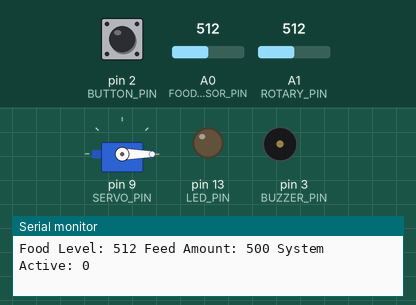
Recording of a sketch running on a simulated Arduino Uno, built with avr-gcc and run on an emulated ATmega328P. Shown: servo, output pins drawn as LEDs (lit = HIGH), buzzer (waves = sounding, pin HIGH), the last lines printed to the serial monitor. The inputs (shaded band) are chosen by the test bench; at power-on: pin 2 (BUTTON_PIN) HIGH, A0 (FOOD_SENSOR_PIN) = 512, A1 (ROTARY_PIN) = 512.

Above: at 1.8 s.
1.9 s: pin 2 (BUTTON_PIN) pulled LOW for 3.2 s
At 2.4 s:
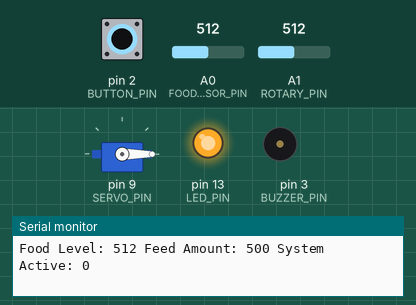
6.6 s: pin 2 (BUTTON_PIN) pulled LOW for 1.2 s
At 7.9 s:
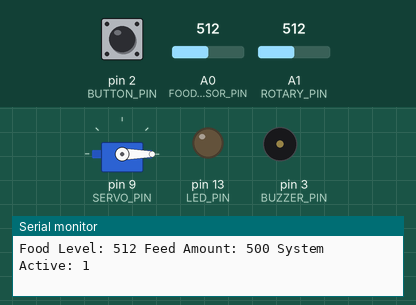
Timing chart, 0 to 9.6 s (numbered marks = the images above; inputs shaded):
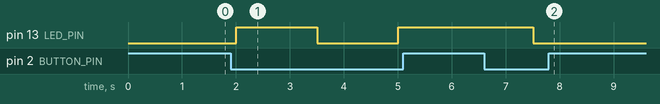

Measured:
- after the input at 1.9 s, pin 13 (LED_PIN): LOW → HIGH after 0.10 s, → LOW 1.5 s later, → HIGH 1.5 s later
- after the input at 6.6 s, pin 13 (LED_PIN): HIGH → LOW after 0.91 s

The sketch:

SmartPetFeeder.ino
```cpp
#include <Servo.h>

// 定義腳位
const int FOOD_SENSOR_PIN = A0;     // 食物感測器接腳
const int SERVO_PIN = 9;            // 伺服馬達接腳
const int BUTTON_PIN = 2;           // 按鈕接腳
const int BUZZER_PIN = 3;           // 蜂鳴器接腳
const int ROTARY_PIN = A1;          // 旋轉開關接腳
const int LED_PIN = 13;             // LED接腳

// 定義變數
Servo foodServo;                    // 伺服馬達物件
int foodLevel = 0;                  // 食物量值
int feedAmount = 500;               // 餵食量
bool systemActive = false;          // 系統狀態
int rotaryValue = 0;                // 旋轉開關值
unsigned long lastFeedTime = 0;     // 上次餵食時間
const unsigned long FEED_INTERVAL = 3600000;  // 餵食間隔（1小時）

void setup() {
  // 初始化腳位
  pinMode(FOOD_SENSOR_PIN, INPUT);
  pinMode(BUTTON_PIN, INPUT_PULLUP);
  pinMode(BUZZER_PIN, OUTPUT);
  pinMode(LED_PIN, OUTPUT);

  // 初始化伺服馬達
  foodServo.attach(SERVO_PIN);
  foodServo.write(0);  // 初始位置（關閉）

  // 初始化序列通訊
  Serial.begin(9600);
}

void loop() {
  // 讀取感測器值
  foodLevel = analogRead(FOOD_SENSOR_PIN);
  rotaryValue = analogRead(ROTARY_PIN);

  // 更新餵食量（根據旋轉開關值調整）
  feedAmount = map(rotaryValue, 0, 1023, 200, 800);

  // 檢查按鈕狀態
  if (digitalRead(BUTTON_PIN) == LOW) {
    systemActive = !systemActive;  // 切換系統狀態
    digitalWrite(LED_PIN, systemActive);  // 更新LED狀態
    delay(500);  // 防彈跳
  }

  // 系統運作邏輯
  if (systemActive) {
    unsigned long currentTime = millis();

    // 檢查是否到達餵食時間
    if (currentTime - lastFeedTime >= FEED_INTERVAL) {
      // 檢查食物量是否足夠
      if (foodLevel > feedAmount) {
        // 開始餵食
        foodServo.write(90);  // 打開食物出口
        tone(BUZZER_PIN, 1000);  // 發出提示音
        delay(2000);  // 餵食2秒
        foodServo.write(0);  // 關閉食物出口
        noTone(BUZZER_PIN);  // 停止提示音

        lastFeedTime = currentTime;  // 更新上次餵食時間
      } else {
        // 食物不足警告
        for(int i = 0; i < 3; i++) {
          tone(BUZZER_PIN, 2000);
          delay(200);
          noTone(BUZZER_PIN);
          delay(200);
        }
      }
    }
  } else {
    foodServo.write(0);  // 確保系統關閉時伺服馬達回到原位
  }

  // 輸出除錯訊息
  Serial.print("Food Level: ");
  Serial.print(foodLevel);
  Serial.print(" Feed Amount: ");
  Serial.print(feedAmount);
  Serial.print(" System Active: ");
  Serial.println(systemActive);

  delay(1000);  // 延遲1秒
} 
```
